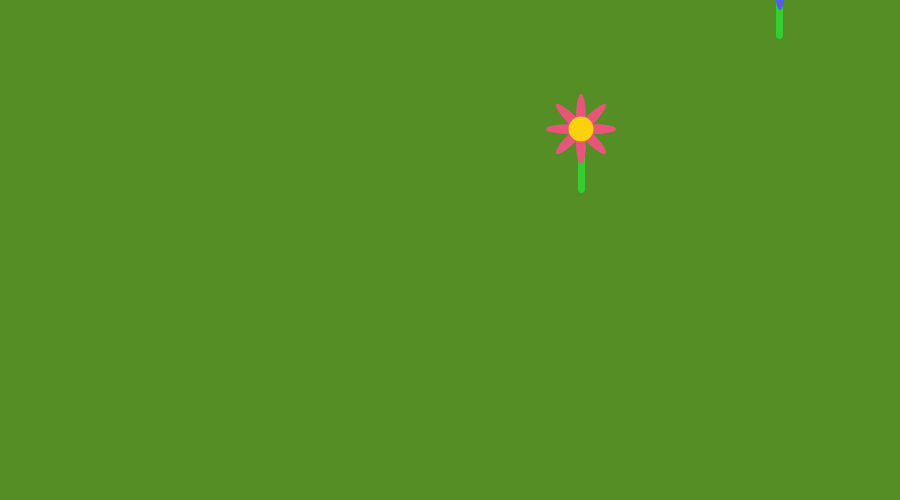
Frame 1 (no input)
Frame 60 (the mouse pressed at the canvas centre just before this capture): identical to frame 1, image omitted
Frame 120 (the mouse held since frame 60 and released just before this capture): identical to frame 1, image omitted

The Processing sketch that drew this single still picture (run headless with seeded random() and noise(); from frame 60 on, the mouse is pressed at the canvas centre):

// Processing sketch: meadow2
// ── meadow2.pde
//meadow

class Flower{
  String date; //date planted ddmmyy
  int zone; //zone planted in 
  int xpos;
  int ypos;
  int hue;
  
  //constructor
  Flower(String fdate, int fzone, int x, int y, int fhue){
    date = fdate;
    zone = fzone;
    xpos = x;
    ypos = y;
    hue = fhue;
  }
  
  //methods
  void getAge(){
    //get age of flower and return
  }
  
  int getZone(){
    return zone;
  }
  
  void drawFlower(){
    stroke(119,76,81);
    strokeWeight(7);
    line(xpos,ypos, xpos, ypos+60);
    
    noStroke();
    
    fill(hue,63,91); //petal
    translate(xpos,ypos);
    
    for(int i=0; i<12; i++){ //petals
      ellipse(0+10, 0, 50, 10);
      rotate(PI/4);
    }  
    //ellipse(xpos,ypos, 
    fill(50,95,98); //yellow
    circle(0,0, 25);
    translate(0,0);
  }
  
}//end flower

Flower[] flowers = new Flower[10];

void setup(){
  size(900,500);
  colorMode(HSB, 360, 100, 100);
  background(93,74,56);
 
  //initialise flowers
  for (int i = 0; i < flowers.length; i++){
    int randx = int(random(0,900)); 
    int randy = int(random(0,500));
    int randhue = int(random(179,354));
    println(i, randx,randy);
    flowers[i] = new Flower("000000", 1, randx, randy, randhue);
  }
  
  for (int i = 0; i < flowers.length; i++){
    flowers[i].drawFlower();
  }
  
}

void draw(){
  //run each flower
  
}
